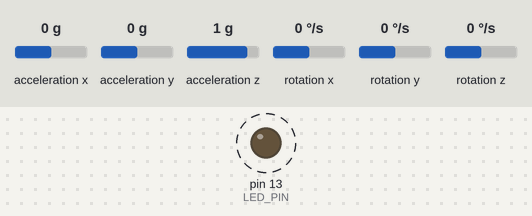
A sketch run on a simulated Arduino Uno, built with avr-gcc and run on an emulated ATmega328P. Shown: output pins drawn as LEDs (lit = HIGH). Dashed ring = blinking. The inputs (shaded band) are chosen by the test bench; at power-on: acceleration x 0 g, acceleration y 0 g, acceleration z 1 g, rotation x 0 °/s, rotation y 0 °/s, rotation z 0 °/s. What the sketch prints to the serial monitor is not drawn.

Above: at 0.02 s.
Timing chart, 0 to 3.0 s (numbered marks = the images above):
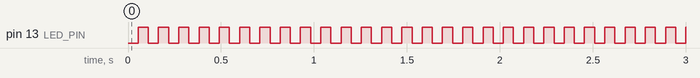

The sketch:

MPU6050_PADDLE.ino
```cpp
// (licence header left out)
// I2Cdev and MPU6050 must be installed as libraries, or else the .cpp/.h files
// for both classes must be in the include path of your project
#include "I2Cdev.h"
#include "MPU6050.h"

// Arduino Wire library is required if I2Cdev I2CDEV_ARDUINO_WIRE implementation
// is used in I2Cdev.h
#if I2CDEV_IMPLEMENTATION == I2CDEV_ARDUINO_WIRE
    #include "Wire.h"
#endif

// class default I2C address is 0x68
// specific I2C addresses may be passed as a parameter here
// AD0 low = 0x68 (default for InvenSense evaluation board)
// AD0 high = 0x69
MPU6050 accelgyro;
//MPU6050 accelgyro(0x69); // <-- use for AD0 high

//#define OUTPUT_READABLE_ACCELGYRO
//#define OUTPUT_BINARY_ACCELGYRO

#define MAPPED_XY
//#define RAW_XY

int16_t ax, ay, az;
int16_t gx, gy, gz;

#define LED_PIN 13
bool blinkState = false;

void setup() {
    // join I2C bus (I2Cdev library doesn't do this automatically)
    #if I2CDEV_IMPLEMENTATION == I2CDEV_ARDUINO_WIRE
        Wire.begin();
    #elif I2CDEV_IMPLEMENTATION == I2CDEV_BUILTIN_FASTWIRE
        Fastwire::setup(400, true);
    #endif

    Serial.begin(115200);
    //Serial.println("Initializing I2C devices...");
    accelgyro.initialize();
    //Serial.println("Testing device connections...");
    //Serial.println(accelgyro.testConnection() ? "MPU6050 connection successful" : "MPU6050 connection failed");

    accelgyro.setXAccelOffset(-3562);
    accelgyro.setYAccelOffset(818);
    accelgyro.setZAccelOffset(1540);
    accelgyro.setXGyroOffset(118);
    accelgyro.setYGyroOffset(-50);
    accelgyro.setZGyroOffset(51);

    /*
      From calibration sketch
      Sensor readings with offsets:  2 -1  16379 -1  0 0
      Your offsets: -4007 1014  1633  117 -49 51
      Your offsets:  -3987 1002  1626  118 -49 51
      Your offsets:  -3828 890 1576  117 -49 52
      Your offsets:  -3544 763 1518  119 -51 51
      Your offsets:  -3520 832 1541  119 -51 51
      Your offsets:  -3562 818 1540  118 -50 51

*/
    // configure Arduino LED pin for output
    pinMode(LED_PIN, OUTPUT);
}

void loop() {
    delay(50); //slow things down

    // x & y swapped for game, check chip to confirm
    accelgyro.getMotion6(&ax, &ay, &az, &gx, &gy, &gz); //read sensor

    //#define RAW_XY

    #ifdef MAPPED_XY
        #ifdef RAW_XY
          Serial.print("\nraw:\t");
          Serial.print(-1 * ay); Serial.print("\t");
          Serial.print(-1 * ax); Serial.print("\t");
          Serial.print(-1 * gx); Serial.print("\t");
          Serial.println(gy);
        #endif

        //map readings to -100 to +100 for easier use in unity
        Serial.print("a/g:\t");
        Serial.print(-1 * map(ay,-32000,32000,-100,100)); Serial.print("\t");
        Serial.print(- 1* map(ax,-32000,32000,-100,100)); Serial.print("\t");
        Serial.print(- 1 * map(gx,-32000,32000,-100,100)); Serial.print("\t");
        Serial.println(map(gy,-32000,32000,-100,100));
    #endif

    // these methods (and a few others) are also available
    //accelgyro.getAcceleration(&ax, &ay, &az);
    //accelgyro.getRotation(&gx, &gy, &gz);

    #ifdef OUTPUT_READABLE_ACCELGYRO
        // display tab-separated accel/gyro x/y/z values
        Serial.print("a/g:\t");
        Serial.print(ax); Serial.print("\t");
        Serial.print(ay); Serial.print("\t");
        Serial.print(az); Serial.print("\t");
        Serial.print(gx); Serial.print("\t");
        Serial.print(gy); Serial.print("\t");
        Serial.println(gz);
    #endif

    #ifdef OUTPUT_BINARY_ACCELGYRO
        Serial.write((uint8_t)(ax >> 8)); Serial.write((uint8_t)(ax & 0xFF));
        Serial.write((uint8_t)(ay >> 8)); Serial.write((uint8_t)(ay & 0xFF));
        Serial.write((uint8_t)(az >> 8)); Serial.write((uint8_t)(az & 0xFF));
        Serial.write((uint8_t)(gx >> 8)); Serial.write((uint8_t)(gx & 0xFF));
        Serial.write((uint8_t)(gy >> 8)); Serial.write((uint8_t)(gy & 0xFF));
        Serial.write((uint8_t)(gz >> 8)); Serial.write((uint8_t)(gz & 0xFF));
    #endif

    // blink LED to indicate activity
    blinkState = !blinkState;
    digitalWrite(LED_PIN, blinkState);
}
```

Measured:
- by itself, pin 13 (LED_PIN): alternates HIGH for 0.05 s and LOW for 0.05 s
